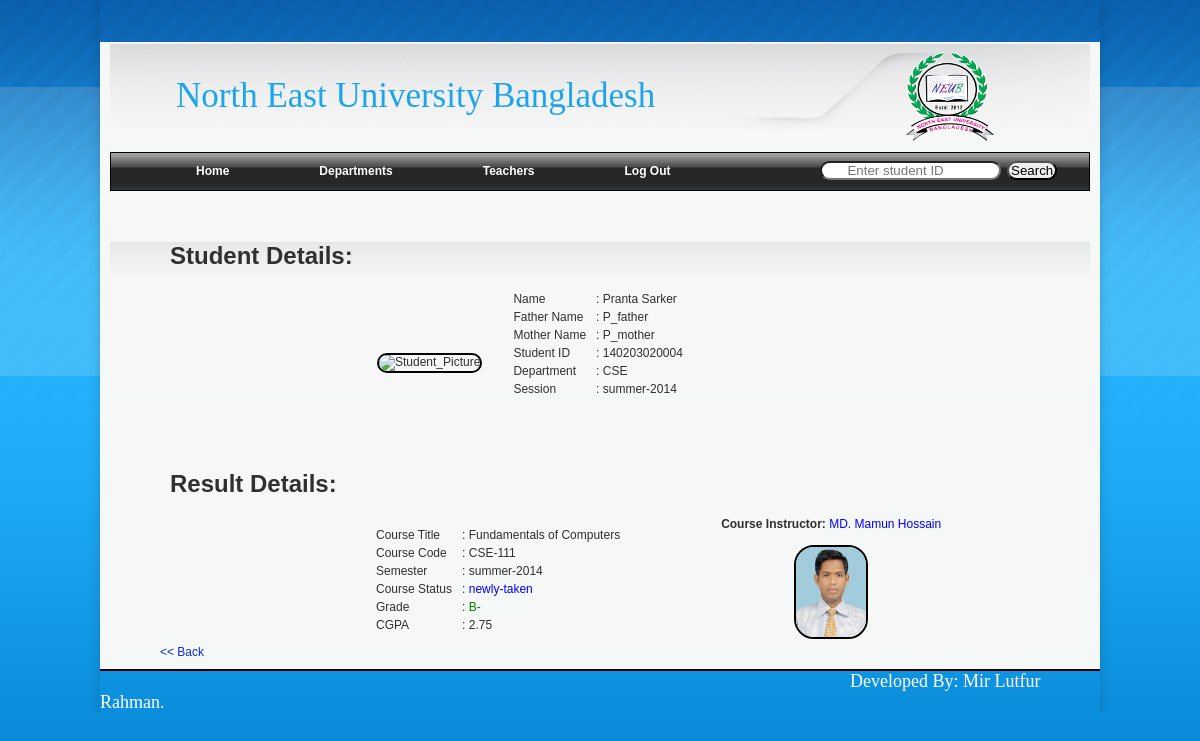
The app's page /admin/sem_sea_res_view.php?id=10&ids=140203020004 (signed in) with its own data.
### tables this page shows
CREATE TABLE IF NOT EXISTS `students` (
  `id` int(11) NOT NULL AUTO_INCREMENT,
  `name` varchar(255) NOT NULL,
  `f_name` varchar(255) NOT NULL,
  `m_name` varchar(255) NOT NULL,
  `contact` varchar(255) NOT NULL,
  `email` varchar(255) NOT NULL,
  `address` varchar(255) NOT NULL,
  `s_id` varchar(255) NOT NULL,
  `admission_semester` enum('spring','summer','fall') NOT NULL,
  `admission_year` year(4) NOT NULL,
  `status` enum('active','inactive') NOT NULL,
  `picture` varchar(255) NOT NULL,
  `blood_group` enum('A (+ve)','A (-ve)','B (+ve)','B (-ve)','O (+ve)','O (-ve)','AB (+ve)','AB (-ve)','') NOT NULL,
  `dept_id` varchar(255) NOT NULL,
  PRIMARY KEY (`id`)
);

CREATE TABLE IF NOT EXISTS `dept` (
  `id` int(11) NOT NULL AUTO_INCREMENT,
  `title` varchar(255) NOT NULL,
  `status` enum('active','inactive') NOT NULL,
  PRIMARY KEY (`id`)
);

CREATE TABLE IF NOT EXISTS `course` (
  `id` int(11) NOT NULL AUTO_INCREMENT,
  `course_title` varchar(255) NOT NULL,
  `course_code` varchar(255) NOT NULL,
  `credit` float NOT NULL,
  `dept_id` varchar(255) NOT NULL,
  `status` enum('active','inactive') NOT NULL,
  PRIMARY KEY (`id`)
);

CREATE TABLE IF NOT EXISTS `result` (
  `id` int(11) NOT NULL AUTO_INCREMENT,
  `s_id` varchar(255) NOT NULL,
  `t_id` varchar(255) NOT NULL,
  `course_id` varchar(255) NOT NULL,
  `dept_id` varchar(255) NOT NULL,
  `marks` varchar(255) NOT NULL,
  `grade` enum('A+','A','A-','B+','B','B-','C+','C','D','F') NOT NULL,
  `cgpa` float NOT NULL,
  `semester` varchar(255) NOT NULL,
  `year` varchar(255) NOT NULL,
  `course_status` enum('retake-for-improve','retake-for-pass','newly-taken') NOT NULL,
  `status` enum('active','inactive') NOT NULL,
  PRIMARY KEY (`id`)
);

CREATE TABLE IF NOT EXISTS `teachers` (
  `id` int(11) NOT NULL AUTO_INCREMENT,
  `name` varchar(255) NOT NULL,
  `email` varchar(255) NOT NULL,
  `contact` varchar(255) NOT NULL,
  `username` varchar(255) NOT NULL,
  `password` varchar(255) NOT NULL,
  `picture` varchar(255) NOT NULL,
  `dept_id` varchar(255) NOT NULL,
  `status` enum('active','inactive') NOT NULL,
  PRIMARY KEY (`id`)
);

### admin/sem_sea_res_view.php (the view)
<?php include("../include/ad_log_header.php"); ?>
	<div class="content">
	<h1 style="margin-top:200px;text-align:left;margin-left:60px;">Student Details: </h1>
	<table style="margin-left:260px;">
		<tr height="150">
			<td valign="top"></td>
			<td><?php
						$sql="select * from result where id='$_REQUEST[id]' ";
					  $res=mysql_query($sql);
					  $arr=mysql_fetch_array($res);
					  $s_sql="select * from students where s_id='$arr[s_id]' ";
					  $s_res=mysql_query($s_sql);
					  $s_arr=mysql_fetch_array($s_res);
				?>
				<img src="../images/students/<?php echo $s_arr['picture']; ?>" alt="Student_Picture" height="145" width="120" style="border-radius:20px;border:2px solid black;"></td>
				<td style="width:20px;"></td>
				<td valign="top" style="text-align:left;">
					<table>
					<tr>
						<td> Name</td>
					</tr>
					<tr>
						<td> Father Name</td>
					</tr>
					<tr>
						<td> Mother Name</td>
					</tr>
					<tr>
						<td> Student ID</td>
					</tr>
					<tr>
						<td> Department</td>
					</tr>
					<tr>
						<td> Session</td>
					</tr>
					</table>
				</td>
				<td valign="top" style="text-align:left;">
					<table>
					<tr>
						<td>: <?php echo $s_arr['name']; ?></td>
					</tr>
					<tr>
						<td>: <?php echo $s_arr['f_name']; ?></td>
					</tr>
					<tr>
						<td>: <?php echo $s_arr['m_name']; ?></td>
					</tr>
					<tr>
						<td>: <?php echo $s_arr['s_id']; ?></td>
					</tr>
					<tr>
						<td>: <?php $d_sql="select * from dept where id='$s_arr[dept_id]' ";
					  $d_res=mysql_query($d_sql);
					  $d_arr=mysql_fetch_array($d_res);
					  echo $d_arr['title'];
					  ?>
					  </td>
					</tr>
					<tr>
						<td>: <?php echo $s_arr['admission_semester'];echo "-"; echo  $s_arr['admission_year'];?></td>
					</tr>
					</table>
				</td>
		</tr>
		</table>
		<h1 style="margin-top:30px;text-align:left;margin-left:60px;">Result Details: </h1>
		<table style="margin-left:260px;">
			<tr>
			<td style="text-align:left;">
				<table>
					<tr>
						<td> Course Title</td>
					</tr>
					<tr>
						<td> Course Code</td>
					</tr>
					<tr>
						<td> Semester</td>
					</tr>
					<tr>
						<td> Course Status</td>
					</tr>
					<tr>
						<td> Grade</td>
					</tr>
					<tr>
						<td> CGPA</td>
					</tr>
				</table>
			</td><td style="text-align:left;">
				<table>
					<tr>
						<td>: <?php $c_sql="select * from course where course_code='$arr[course_id]' ";
					  $c_res=mysql_query($c_sql);
					  $c_arr=mysql_fetch_array($c_res);
					  echo $c_arr['course_title'];
					  ?>
						</td>
					</tr>
					<tr>
						<td>: <?php echo $c_arr['course_code'];?></td>
					</tr>
					<tr>
						<td>: <?php echo $arr['semester'];echo "-";echo $arr['year'];?></td>
					</tr>
					<tr>
						<td>: <?php echo '<font color="blue">';echo $arr['course_status'];echo "</font>";?></td>
					</tr>
					<tr>
						<td>: <?php if($arr['grade']=="F"){	echo '<font color="red">'; echo $arr['grade'];echo '</font>';}
							else {	echo '<font color="green">';echo $arr['grade']; echo'</font>';}?></td>
					</tr>
					<tr>
						<td>: <?php echo $arr['cgpa'];?></td>
					</tr>
				</table>
				</td>
				<td style="width:90px;"></td>
				<td valign="top" style="text-align:left;">
				<b>Course Instructor:</b> <font color="blue"><?php  $t_sql="select * from teachers where id='$arr[t_id]' ";
					  $t_res=mysql_query($t_sql);
					  $t_arr=mysql_fetch_array($t_res);
					  echo $t_arr['name'];?></font></br></br>
					  <center><img src="../images/teachers/<?php echo $t_arr['picture']; ?>" alt="Instructor_Picture" height="90" width="70" style="border-radius:20px;border:2px solid black;"></center>
				</td>
			</tr>
		</table>
		<a href="sem_search_res.php?s_id=<?php echo $_REQUEST['ids']?>& year=<?php echo $arr['year']?>& semester=<?php echo $arr['semester']?>" style="float:left;margin-left:50px;"> << Back</a>
	</div>
<?php include("../include/footer.php"); ?>

### css/style.css (style rules this page uses)
body { font-family: Arial, Helvetica, sans-serif; font-size: 12px; color: #313030; background-color: #027fcf; background-image: url(../images/top-rept.jpg); background-repeat: repeat-x; background-position: left top; margin: 0px; }
a { color: #072FCF; text-decoration: none; }
.content { background-image: url(../images/body-rept.jpg); background-repeat: repeat-x; background-position: left top; width: 980px; text-align: center; }

### records on screen
students: name "Pranta Sarker", f_name "P_father", m_name "P_mother", s "140203020004", admission_semester "summer", admission_year "2014"
dept: title "CSE"
course: course_title "Fundamentals of Computers", course_code "CSE-111"
result: semester "summer", year "2014", course_status "newly-taken", grade "B-", cgpa "2.75"
teachers: name "MD. Mamun Hossain", picture (picture)
